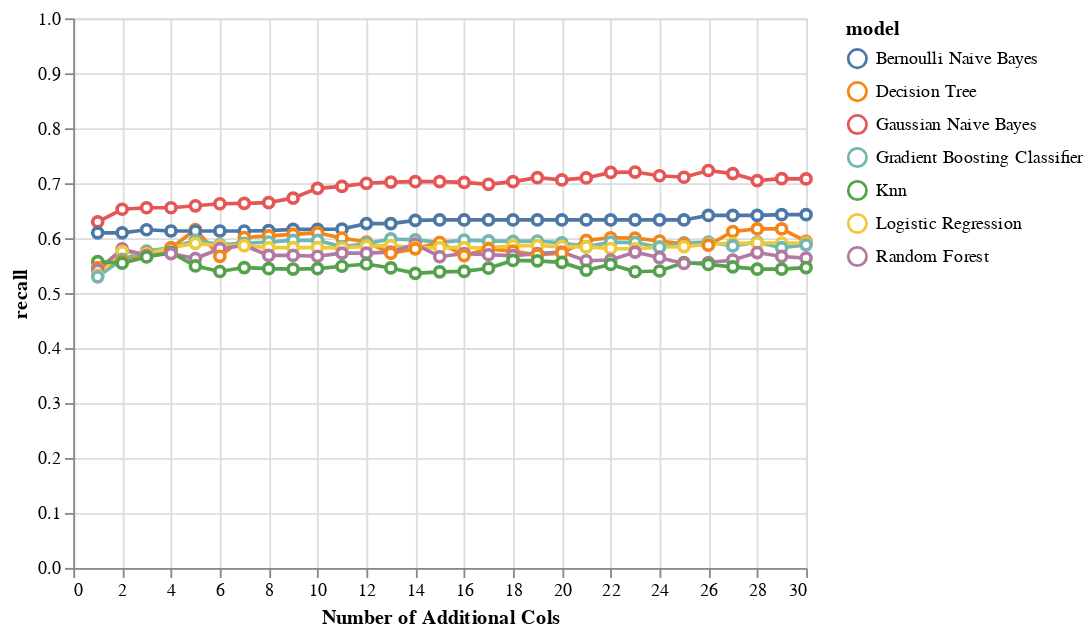

Notebook code for this chart:
### Code cell
perf_subset = perf_by_additional_n_cols_matrix_subset[
    (perf_by_additional_n_cols_matrix_subset['grouping'] == "Macro Avg") &
    (perf_by_additional_n_cols_matrix_subset['additional_col_method'] == "corr_to_mdd_subset_data_v2")
]


alt.Chart(perf_subset).mark_line(
       point={
         "filled": False,
         "fill": "white"
       }
).encode(
    x = alt.X('addl_cols', title="Number of Additional Cols"),
    y = alt.Y('recall', scale=alt.Scale(domain=[0, 1])),
    color = 'model'
)

### Figure 1 — Vega-Lite specification as saved in the notebook (floating-point values rounded to 4 significant figures; data arrays with more than 128 entries replaced by an {"elided": "..."} marker saying what was removed)
{"config": {"view": {"continuousWidth": 400, "continuousHeight": 300}}, "data": {"name": "data-0ab6117947efac7f16b27753a1a6d098"}, "mark": {"type": "line", "point": {"filled": false, "fill": "white"}}, "encoding": {"color": {"field": "model", "type": "nominal"}, "x": {"field": "addl_cols", "title": "Number of Additional Cols", "type": "quantitative"}, "y": {"field": "recall", "scale": {"domain": [0, 1]}, "type": "quantitative"}}, "$schema": "https://vega.github.io/schema/vega-lite/v4.17.0.json", "datasets": {"data-0ab6117947efac7f16b27753a1a6d098": {"elided": "210 records"}}}
